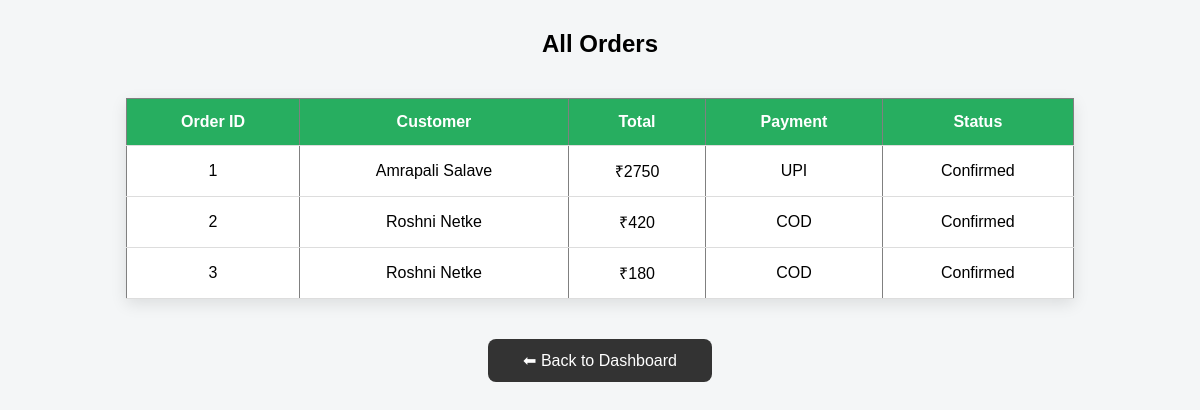
The app's page /view_orders.php (signed in) with its own data.
### tables this page shows
CREATE TABLE `orders` (
  `id` int(11) NOT NULL,
  `user_id` int(11) DEFAULT NULL,
  `total` int(11) DEFAULT NULL,
  `payment_method` varchar(50) DEFAULT NULL,
  `status` varchar(50) DEFAULT NULL,
  `created_at` timestamp NOT NULL DEFAULT current_timestamp(),
  `quantity` int(11) DEFAULT NULL
);

CREATE TABLE `users` (
  `id` int(11) NOT NULL,
  `name` varchar(100) DEFAULT NULL,
  `email` varchar(150) DEFAULT NULL,
  `password` varchar(100) DEFAULT NULL,
  `role` varchar(20) DEFAULT NULL
);

### view_orders.php (the view, shortened to what this page needs)
<?php
include("../db.php");
$result=mysqli_query($conn,"
SELECT orders.id,users.name,orders.total,orders.payment_method,orders.status
FROM orders
JOIN users ON orders.user_id=users.id
");
?>
<!DOCTYPE html>
<html>
<head>
</head>
<h2>All Orders</h2>
<table border="1" cellpadding="10">
<tr>
<th>Order ID</th>
<th>Customer</th>
<th>Total</th>
<th>Payment</th>
<th>Status</th>
</tr>
<?php while($row=mysqli_fetch_assoc($result)){ ?>
<tr>
<td><?php echo $row['id']; ?></td>
<td><?php echo $row['name']; ?></td>
<td>₹<?php echo $row['total']; ?></td>
<td><?php echo $row['payment_method']; ?></td>
<td><?php echo $row['status']; ?></td>
</tr>
<?php } ?>
</table>
<a href="admin_dashboard.php" class="back-btn">⬅ Back to Dashboard</a>

### view_orders.php (style rules this page uses)
h2 { text-align:center; margin-top:30px; }
table { width:80%; margin:40px auto; border-collapse:collapse; background:white; box-shadow:0 5px 15px rgba(0,0,0,0.1); }
th,td { padding:14px; border-bottom:1px solid #ddd; text-align:center; }
th { background:#27ae60; color:white; }
.back-btn { display:block; width:200px; margin:20px auto; text-align:center; padding:12px; background:#333; color:white; text-decoration:none; border-radius:8px; }

### records on screen
orders: id "1", user.name "Amrapali Salave", total "2750", payment_method "UPI", status "Confirmed"
orders: id "2", user.name "Roshni Netke", total "420", payment_method "COD", status "Confirmed"
orders: id "3", user.name "Roshni Netke", total "180", payment_method "COD", status "Confirmed"
